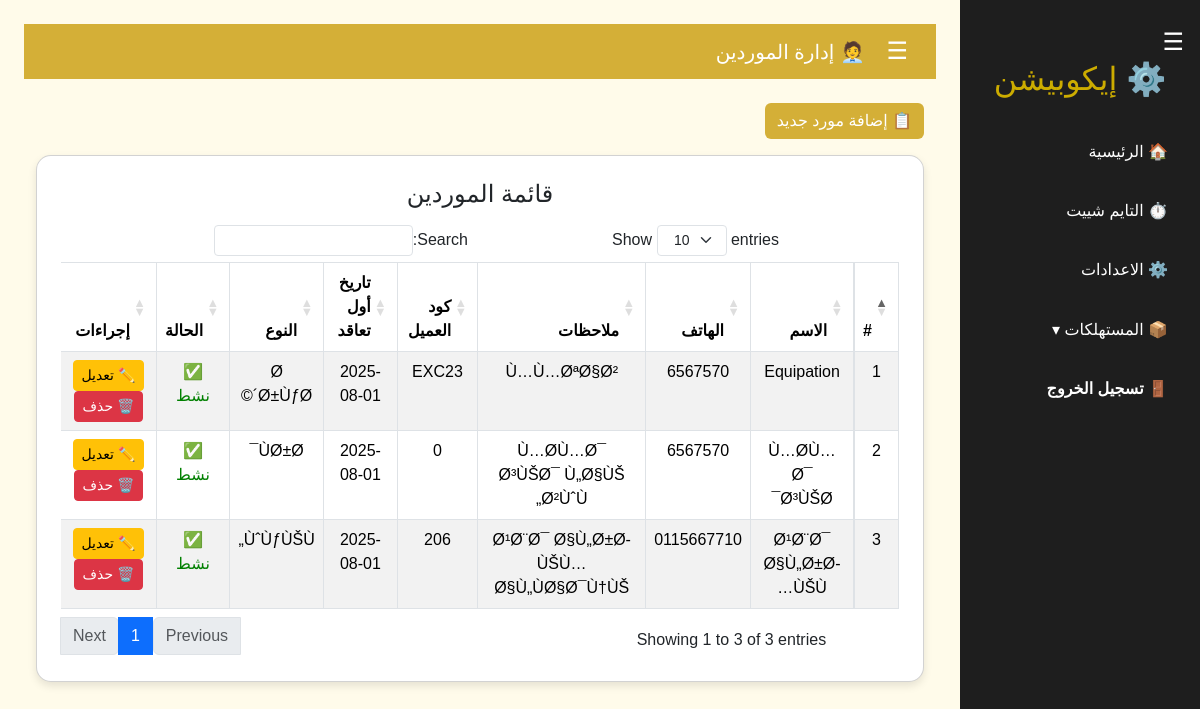
The app's page /owners.php (signed in) with its own data.
### tables this page shows
CREATE TABLE `owners` (
  `id` int(11) NOT NULL,
  `customer_code` varchar(50) DEFAULT NULL,
  `owner_name` varchar(255) NOT NULL,
  `contact_no` varchar(50) DEFAULT NULL,
  `first_contract_date` date DEFAULT NULL,
  `notes` text,
  `owner_type` varchar(20) DEFAULT NULL,
  `status` tinyint(1) DEFAULT '0'
);

### owners.php (the view, shortened to what this page needs)
<?php
include 'config.php';
$editRow = [];
?>
<!DOCTYPE html>
<html lang="ar" dir="rtl">
<head>
  <link href="https://cdn.jsdelivr.net/npm/bootstrap@5.3.2/dist/css/bootstrap.min.css" rel="stylesheet">
  <link rel="stylesheet" href="https://cdn.datatables.net/1.13.6/css/dataTables.bootstrap5.min.css">
  <link rel="stylesheet" type="text/css" href="css/style.css"/>
</head>
<body>
<?php include 'sidebar.php'; ?>
<div class="main" id="main">
<nav class="navbar navbar-dark mb-4">
  <div class="container-fluid">
    <span class="navbar-brand mb-0 h1"> <span class="menu-btn" onclick="toggleSidebar()">☰</span> 🧑‍💼 إدارة الموردين </span>
  </div>
</nav>
<div class="container">
  <div class="mb-3">
    <button class="btn btn-gold" type="button" data-bs-toggle="collapse" data-bs-target="#ownerForm" aria-expanded="false" aria-controls="ownerForm">
        📋 <?= isset($editRow['id']) ? "تعديل المورد" : "إضافة مورد جديد" ?>
    </button>
  </div>
  <div class="card p-4">
  <h4 class="mb-3">قائمة الموردين</h4>
  <table id="ownersTable" class="table table-bordered table-striped">
    <thead>
      <tr>
        <th style="text-align: right;">#</th>
        <th style="text-align: right;">الاسم</th>
        <th style="text-align: right;">الهاتف</th>
        <th style="text-align: right;">ملاحظات</th>
        <th style="text-align: right;">كود العميل</th>
        <th style="text-align: right;">تاريخ أول تعاقد</th>
        <th style="text-align: right;">النوع</th>
        <th style="text-align: right;">الحالة</th>
        <th style="text-align: right;">إجراءات</th>
      </tr>
    </thead>
    <tbody>
      <?php
      $i = 1 ;
      $result = $conn->query("SELECT * FROM owners");
      while($row = $result->fetch_assoc()):
      ?>
      <tr>
        <td><?= $i ?></td>
        <td><?= $row['owner_name'] ?></td>
        <td><?= $row['contact_no'] ?></td>
        <td><?= $row['notes'] ?></td>
        <td><?= $row['customer_code'] ?></td>
        <td><?= $row['first_contract_date'] ?></td>
        <td><?= $row['owner_type'] ?></td>
        <td><?= $row['status'] == 1 ? '<font color="green"> ✅ نشط</font>' : '<font color="red"> ❌ غير نشط</font>' ?></td>
        <td>
          <a href="?edit=<?= $row['id'] ?>" class="btn btn-sm btn-warning">✏️ تعديل</a>
          <a href="?delete=<?= $row['id'] ?>" class="btn btn-sm btn-danger" onclick="return confirm('هل أنت متأكد من الحذف؟')">🗑️ حذف</a>
        </td>
      </tr>
      <?php $i++; endwhile; ?>
    </tbody>
  </table>
</div>
</div>
</div>
</body>
</html>

### sidebar.php (shortened to what this page needs)
<div class="sidebar" id="sidebar">
   <span class="menu-btn" onclick="toggleSidebar()">☰</span>
   <h2> ⚙️ إيكوبيشن </h2>
   <ul>
      <?php
      if($_SESSION['role'] == "admin") { ?>
          <li><a href="dashbourd.php"> 🏠  الرئيسية </a></li>
          <li><a href="home.php"> ⏱️ التايم شييت </a></li>
          <li><a href="settings.php"> ⚙️ الاعدادات </a></li>
          <li class="has-submenu">
              <a href="#" onclick="toggleSubmenu(event)"> 📦 المستهلكات ▾</a>
          </li>
      <?php } ?>
      <li><a href="logout.php" style="font-weight:bold;"> 🚪 تسجيل الخروج</a></li>
   </ul>
</div>

### css/style.css (style rules this page uses)
* { margin: 0; padding: 0; box-sizing: border-box; font-family: "Cairo", sans-serif; }
body { display: flex; background: #f5f5f5; color: #333; }
.sidebar { width: 240px; background: #1e1e1e; color: #fff; height: 100vh; padding: 1.5rem 1rem; position: fixed; top: 0; right: 0; transition: transform 0.3s ease; z-index: 1000; }
.sidebar h2 { color: #CCAC00; margin-bottom: 2rem; text-align: center; }
.sidebar ul { list-style: none; }
.sidebar ul li { margin: 1rem 0; }
.sidebar ul li a { color: #fff; text-decoration: none; font-size: 1rem; display: block; padding: 0.6rem 1rem; border-radius: 0.5rem; transition: 0.3s; }
.main { flex: 1; padding: 1.5rem; margin-right: 240px; transition: margin-right 0.3s ease; width: 100%; }
.menu-btn { font-size: 1.5rem; cursor: pointer; margin-left: 1rem; }
.card { background: #fff; padding: 1.5rem; border-radius: 1rem; box-shadow: 0 2px 6px rgba(0,0,0,0.1); text-align: center; transition: 0.3s; }

### owners.php (style rules this page uses)
body { background-color: #fffbea; font-family: 'Tajawal', sans-serif; }
.navbar { background-color: #d4af37; }
.btn-gold { background-color: #d4af37; color: white; border: none; }
.card { border-radius: 15px; box-shadow: 0 4px 8px rgba(0,0,0,0.1); }
table { background: white; }
th { background-color: #d4af37; color: white; }

### records on screen
owners: owner_name "Equipation", contact_no "6567570", notes "Ù…Ù…ØªØ§Ø²", customer_code "EXC23", first_contract_date "2025-08-01", owner_type "Ø´Ø±ÙƒØ©", status "✅ نشط"
owners: owner_name "Ù…Ø­Ù…Ø¯ Ø³ÙŠØ¯", contact_no "6567570", notes "Ù…Ø­Ù…Ø¯ Ø³ÙŠØ¯ Ù„Ø§ÙŠ Ø²ÙˆÙ„", customer_code "0", first_contract_date "2025-08-01", owner_type "ÙØ±Ø¯", status "✅ نشط"
owners: owner_name "Ø¹Ø¨Ø¯ Ø§Ù„Ø±Ø­ÙŠÙ…", contact_no "0115667710", notes "Ø¹Ø¨Ø¯ Ø§Ù„Ø±Ø­ÙŠÙ… Ø§Ù„ÙØ§Ø¯Ù†ÙŠ", customer_code "206", first_contract_date "2025-08-01", owner_type "ÙˆÙƒÙŠÙ„", status "✅ نشط"
